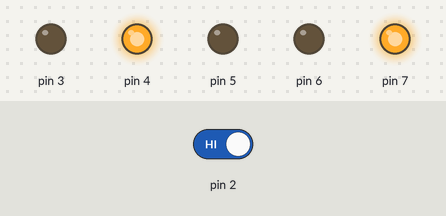
The sketch below on a simulated Arduino Uno, built with avr-gcc and run on an emulated ATmega328P. Parts: output pins drawn as LEDs (lit = HIGH). Inputs (shaded band) come from the test bench; at power-on: pin 2 HIGH.

Above: at 1.2 s.
1.3 s: pin 2 driven LOW
At 2.0 s:
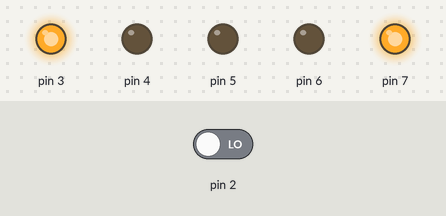
At 7.7 s:
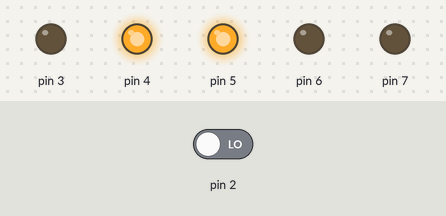
13.3 s: pin 2 driven HIGH
At 14.7 s:
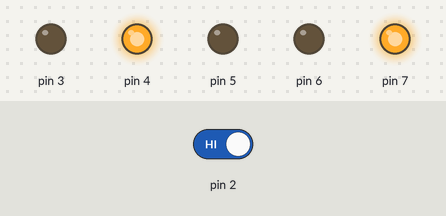
Timing chart, 0 to 16.3 s (numbered marks = the images above; inputs shaded):
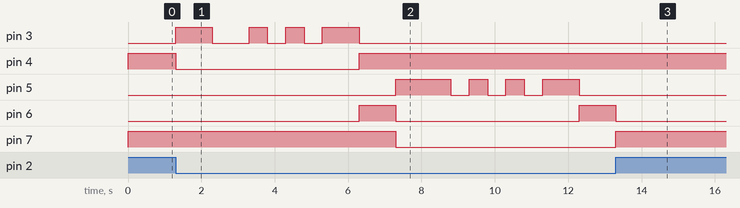

The sketch:

Ampel_reg.ino
```cpp
/*
 Name:		Ampel_reg.ino
 Created:	12/21/2018 12:11:18 PM
 Author:	braya
*/

//header files
#include "PinConfiguration.h"
#include "CustomBinary.h"
#include "StatesEnums.h"

// func declarations
void entryPoint(void);
void TrafficLightStateMachine(void);
void SetCivilLight(stateCivilLight state);
void SetCarLight(stateCarLight state);

// fields
const int _delay = 1000;
const int _delayBlink = 500;

// the setup function runs once when you press reset or power the board
void setup() {

	DDRD = 0x00 | pinCarGreen + pinCarOrange + pinCarRed + pinCivilGreen + pinCivilRed;
	PORTD = 0x00;

	SetCarLight(stateCarLight::RED);
	SetCivilLight(stateCivilLight::RED);
}

// the loop function runs over and over again until power down or reset
void loop() {

	entryPoint();
}

// functions
void entryPoint(void)
{
	while(true)
	{
		if ((PIND & pinButton) == LOW)
		{
			TrafficLightStateMachine();
		}
	}
}

void TrafficLightStateMachine(void)
{
	SetCarLight(stateCarLight::RED);
	SetCivilLight(stateCivilLight::GREEN);
	_delay_ms(_delay);

	SetCarLight(stateCarLight::RED);
	SetCivilLight(stateCivilLight::GREEN_BLINK);
	_delay_ms(_delay);

	SetCarLight(stateCarLight::RED_ORANGE);
	SetCivilLight(stateCivilLight::RED);
	_delay_ms(_delay);

	SetCarLight(stateCarLight::GREEN);
	SetCivilLight(stateCivilLight::RED);
	_delay_ms(_delay);

	SetCarLight(stateCarLight::GREEN_BLINK);
	SetCivilLight(stateCivilLight::RED);
	_delay_ms(_delay);

	SetCarLight(stateCarLight::ORANGE);
	SetCivilLight(stateCivilLight::RED);
	_delay_ms(_delay);

	SetCarLight(stateCarLight::RED);
	SetCivilLight(stateCivilLight::RED);
	_delay_ms(_delay);

}

void SetCivilLight(stateCivilLight state){

	const auto setRed = []()
	{
		PORTD &= ~pinCivilGreen;
		PORTD |= pinCivilRed;
	};

	const auto setGreen = []()
	{
		PORTD &= ~pinCivilRed;
		PORTD |= pinCivilGreen;
	};

	const auto setOff = []()
	{
		PORTD &= ~(pinCivilGreen | pinCivilRed);
	};

	switch (state)
	{
		case stateCivilLight::RED :
			setRed();
			break;

		case stateCivilLight::GREEN :
			setGreen();
			break;

		case stateCivilLight::GREEN_BLINK:
			setOff();
			for (int i = 0; i<3;i++)
			{
				_delay_ms(_delayBlink);
				setOff();
				_delay_ms(_delayBlink);
				setGreen();
			}
			break;

		default:
			setRed();
			break;

	}

}

void SetCarLight(stateCarLight state)
{
	const auto setRed = []()
	{
		PORTD &= ~(pinCarGreen + pinCarOrange);
		PORTD |= pinCarRed;
	};

	const auto setRedOrange = []()
	{
		PORTD &= ~pinCarGreen;
		PORTD |= pinCarRed + pinCarOrange;
	};

	const auto setOrange = []()
	{
		PORTD &= ~(pinCarRed + pinCarGreen);
		PORTD |= pinCarOrange;
	};

	const auto setGreen = []()
	{
		PORTD &= ~(pinCarRed + pinCarOrange);
		PORTD |= pinCarGreen;
	};

	const auto setOff = []()
	{
		PORTD &= ~(pinCarRed + pinCarOrange + pinCarGreen);
	};

	switch (state)
	{
		case stateCarLight::RED :
			setRed();
			break;

		case stateCarLight::RED_ORANGE :
			setRedOrange();
			break;

		case stateCarLight::GREEN :
			setGreen();
			break;

		case stateCarLight::GREEN_BLINK :
			for (int i = 0; i < 3; i++)
			{
				_delay_ms(_delayBlink);
				setOff();
				_delay_ms(_delayBlink);
				setGreen();
			}
			break;


		case stateCarLight::ORANGE :
			setOrange();
			break;

	}
}
```

CustomBinary.h
```cpp
#pragma once

#define BIT0 0x01
#define BIT1 0x02
#define BIT2 0x04
#define BIT3 0x08
#define BIT4 0x10
#define BIT5 0x20
#define BIT6 0x40
#define BIT7 0x80
```

StatesEnums.h
```cpp
#pragma once

enum class stateCarLight : int
{
	RED,
	RED_ORANGE,
	GREEN,
	GREEN_BLINK,
	ORANGE,
	ORANGE_BLINK
};

enum class stateCivilLight : int
{
	RED,
	GREEN,
	GREEN_BLINK
};
```

PinConfiguration.h
```cpp
#pragma once

#include "CustomBinary.h"

// used Port D
#define pinButton		BIT2
#define pinCivilGreen	BIT3
#define pinCivilRed		BIT4
#define pinCarGreen		BIT5
#define pinCarOrange	BIT6
#define pinCarRed		BIT7
```

Measured:
- after the input at 1.3 s, pin 3: LOW → HIGH at once, → LOW 1.0 s later, → HIGH 1.0 s later, → LOW 0.50 s later, … (8 changes in this stretch); pin 4: HIGH → LOW at once, → HIGH 5.0 s later
- after the input at 13.3 s, pin 3: stops changing and stays LOW; pin 4: stays HIGH (without the input it goes to LOW after 1.0 s); pin 5: stays LOW (without the input it goes to HIGH after 7.0 s); pin 6: goes on until 13.3 s, then stays LOW; pin 7: goes on until 13.3 s, then stays HIGH
